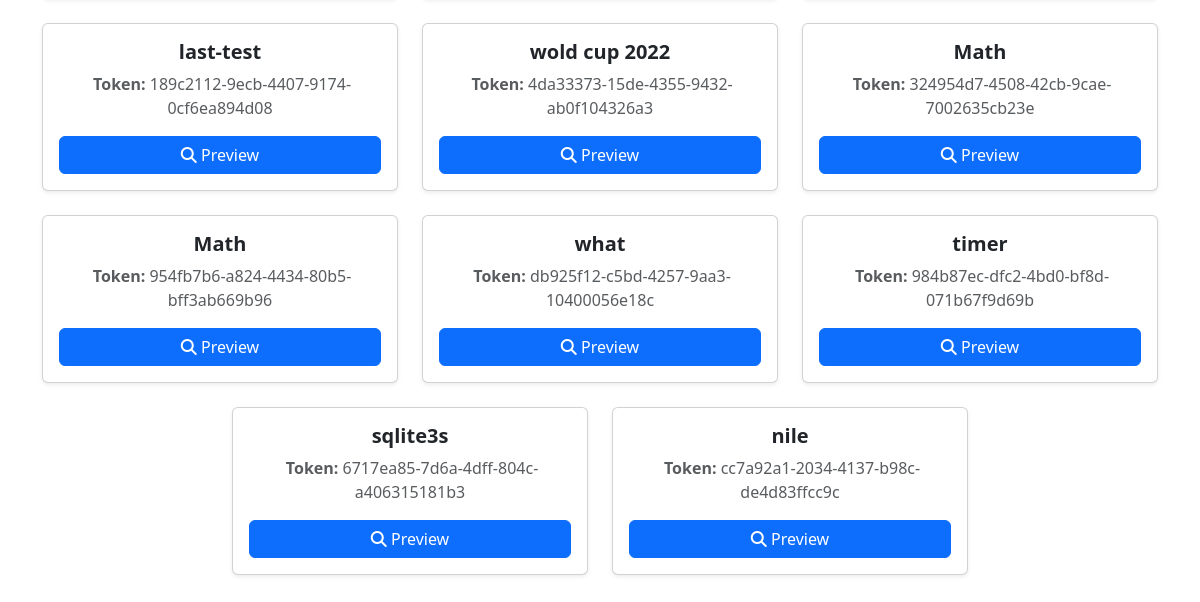
/past (signed in, lower part), run on an earlier commit of the app's database.
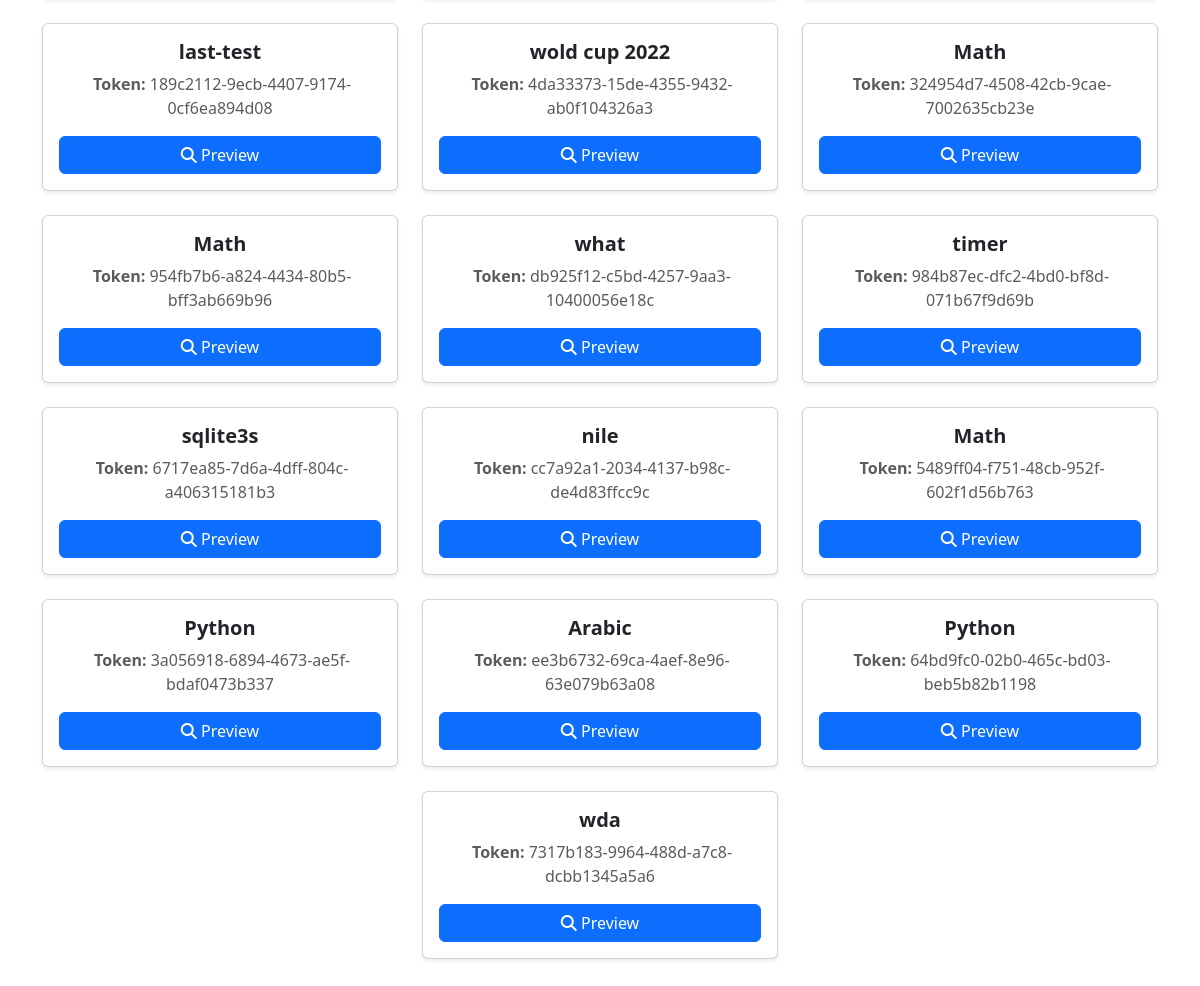
And on a later commit of the database.
### tables this page shows
CREATE TABLE exams (
    id INTEGER PRIMARY KEY AUTOINCREMENT,
    name TEXT NOT NULL,
    created_by INTEGER NOT NULL,
    time_limit INTEGER, token TEXT, uniq TEXT, -- بالدقايق
    FOREIGN KEY (created_by) REFERENCES users(id)
);

### app.py (the view)
@app.route("/past", methods=["GET", "POST"])
@login_required
@teacher_required
def past():
    exam = query_db("SELECT * FROM exams WHERE created_by = ?", (session["user_id"],))
    return render_template("past.html", exam=exam)

### app.py (called while the page is built)
def query_db(query, args=(), one=False, commit=False):
    db = get_db()
    cur = db.execute(query, args)
    if commit:
        db.commit()
        return None
    rv = cur.fetchall()
    return (rv[0] if rv else None) if one else rv

### helpers.py (called while the page is built)
def get_db():
    if "db" not in g:
        g.db = sqlite3.connect(db_path)
        g.db.row_factory = sqlite3.Row
    return g.db

def login_required(f):
    @wraps(f)
    def decorated_function(*args, **kwargs):
        if session.get("user_id") is None:
            return redirect("/login")
        return f(*args, **kwargs)
    return decorated_function

def teacher_required(f):
    @wraps(f)
    def decorated_function(*args, **kwargs):
        db = get_db()
        who = db.execute(
            "SELECT role FROM users WHERE id = ?",
            (session.get("user_id"),)
        ).fetchone()
        if not who:
            return redirect("/login")
        if who["role"].lower() == "student":
            return redirect("/index")
        return f(*args, **kwargs)
    return decorated_function

### templates/past.html (shortened to what this page needs)
{% extends "layout.html" %}
{% block main %}
<div class="container py-5">
  {% if exam|length == 0 %}
  <div class="alert alert-info text-center" role="alert">
    No past exams found. Create a new one to get started! 🚀
  </div>
  {% else %}
  <div class="row justify-content-center">
    {% for i in exam %}
    <div class="col-md-4 col-sm-6 mb-4">
      <div class="card shadow-sm h-100 rounded">
        <div class="card-body text-center">
          <h5 class="card-title fw-bold">{{ i.name }}</h5>
          <p class="card-text text-muted">
            <strong> Token:</strong> {{ i.token }}
          </p>
          <a href="/exam/preview/{{ i.token }}" class="btn btn-primary w-100">
            <i class="fa-solid fa-magnifying-glass"></i> Preview
          </a>
        </div>
      </div>
    </div>
    {% endfor %}
  </div>
  {% endif %}
</div>
{% endblock %}

What changed in the data, as far as the page shows it:
added exams: name "Math", token "5489ff04-f751-48cb-952f-602f1d56b763"
added exams: name "Python", token "3a056918-6894-4673-ae5f-bdaf0473b337"
added exams: name "Arabic", token "ee3b6732-69ca-4aef-8e96-63e079b63a08"
added exams: name "Python", token "64bd9fc0-02b0-465c-bd03-beb5b82b1198"
added exams: name "wda", token "7317b183-9964-488d-a7c8-dcbb1345a5a6"
